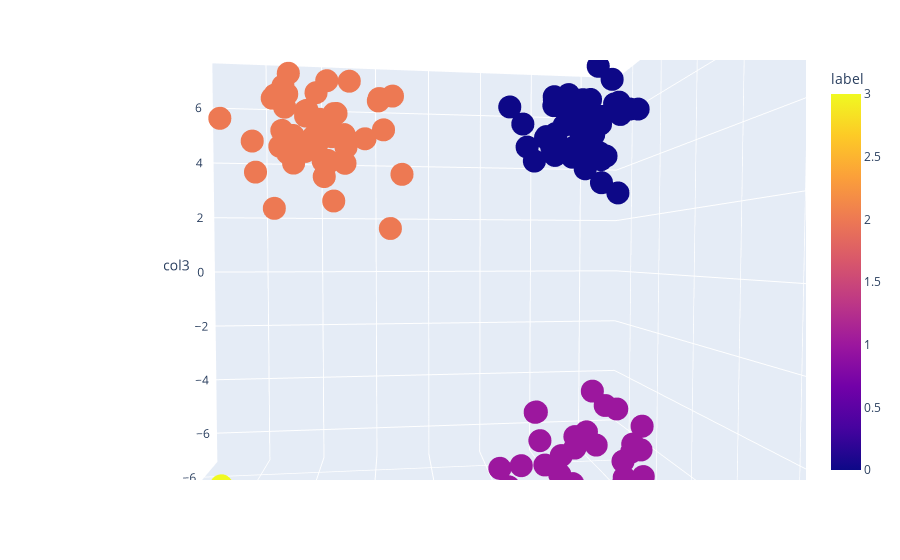

This figure's notebook cell:
### Code cell
fig = px.scatter_3d(df, x='col1', y='col2', z='col3', color='label')
fig.show()

### Figure 1 — Plotly figure (JSON) as saved in the notebook; plotly's stock layout.template omitted (floating-point values rounded to 4 significant figures; data arrays with more than 128 entries replaced by an {"elided": "..."} marker saying what was removed)
{"data": [{"hovertemplate": "col1=%{x}<br>col2=%{y}<br>col3=%{z}<br>label=%{marker.color}<extra></extra>", "legendgroup": "", "marker": {"color": {"elided": "200 int values"}, "coloraxis": "coloraxis", "symbol": "circle"}, "mode": "markers", "name": "", "scene": "scene", "showlegend": false, "type": "scatter3d", "x": {"elided": "200 float values"}, "y": {"elided": "200 float values"}, "z": {"elided": "200 float values"}}], "layout": {"autosize": true, "coloraxis": {"colorbar": {"title": {"text": "label"}}, "colorscale": [[0, "#0d0887"], [0.1111, "#46039f"], [0.2222, "#7201a8"], [0.3333, "#9c179e"], [0.4444, "#bd3786"], [0.5556, "#d8576b"], [0.6667, "#ed7953"], [0.7778, "#fb9f3a"], [0.8889, "#fdca26"], [1, "#f0f921"]]}, "legend": {"tracegroupgap": 0}, "margin": {"t": 60}, "scene": {"aspectmode": "auto", "aspectratio": {"x": 1.017, "y": 1.011, "z": 0.9724}, "camera": {"center": {"x": 0, "y": 0, "z": 0}, "eye": {"x": 0.07849, "y": 0.7807, "z": 0.02199}, "projection": {"type": "perspective"}, "up": {"x": 0, "y": 0, "z": 1}}, "domain": {"x": [0, 1], "y": [0, 1]}, "xaxis": {"title": {"text": "col1"}, "type": "linear"}, "yaxis": {"title": {"text": "col2"}, "type": "linear"}, "zaxis": {"title": {"text": "col3"}, "type": "linear"}}}}
